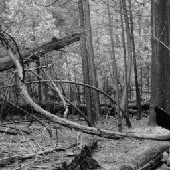
%> input picture assets/woods.png, 170 x 170 px
$ octave solution.m   (GNU Octave 9; MATLAB toolbox functions it lacks are replaced by stand-ins)
%> lines starting %> are read from the running program, lines starting %| are printed output that depends on the picture
clear all; close all; clc;

laplacian = [-1/8 -1/8 -1/8;
             -1/8  1   -1/8;
             -1/8 -1/8 -1/8];

woods = imread('/MATLAB Drive/assets/woods.png');
%> woods is the input picture: size 170x170 uint8; min 4, max 238, mean 105.8
woods = im2double(woods);
%> woods: size 170x170 double

sigma1 = 1.5;
sigma2 = 5.0;

size1 = ceil(6*sigma1) + 1;
size2 = ceil(6*sigma2) + 1;

gaussian1 = fspecial('gaussian', [size1 size1], sigma1);
gaussian2 = fspecial('gaussian', [size2 size2], sigma2);

log1 = conv2(gaussian1, laplacian, 'same');
log2 = conv2(gaussian2, laplacian, 'same');

figure;

% Show mesh plots of LoG masks
subplot(2,2,1);
mesh(log1);
title('LoG Mask (\sigma = 1.5)');
colorbar;
axis tight;

subplot(2,2,2);
mesh(log2);
title('LoG Mask (\sigma = 5.0)');
colorbar;
axis tight;

% Convolve woods image with LoG masks
response1 = conv2(woods, log1, 'same');
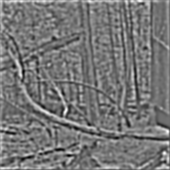
%> response1: size 170x170 double; min -0.0347, max 0.045, mean 0.0026; drawn with min black and max white
response2 = conv2(woods, log2, 'same');
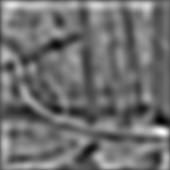
%> response2: size 170x170 double; min -0.00237, max 0.00475, mean 0.000756; drawn with min black and max white

% Display convolution results
subplot(2,2,3);
imagesc(response1);
colormap('gray');
colorbar;
title('Woods * LoG (\sigma = 1.5)');
axis('off', 'equal', 'tight');

subplot(2,2,4);
imagesc(response2);
colormap('gray');
colorbar;
title('Woods * LoG (\sigma = 5.0)');
axis('off', 'equal', 'tight');
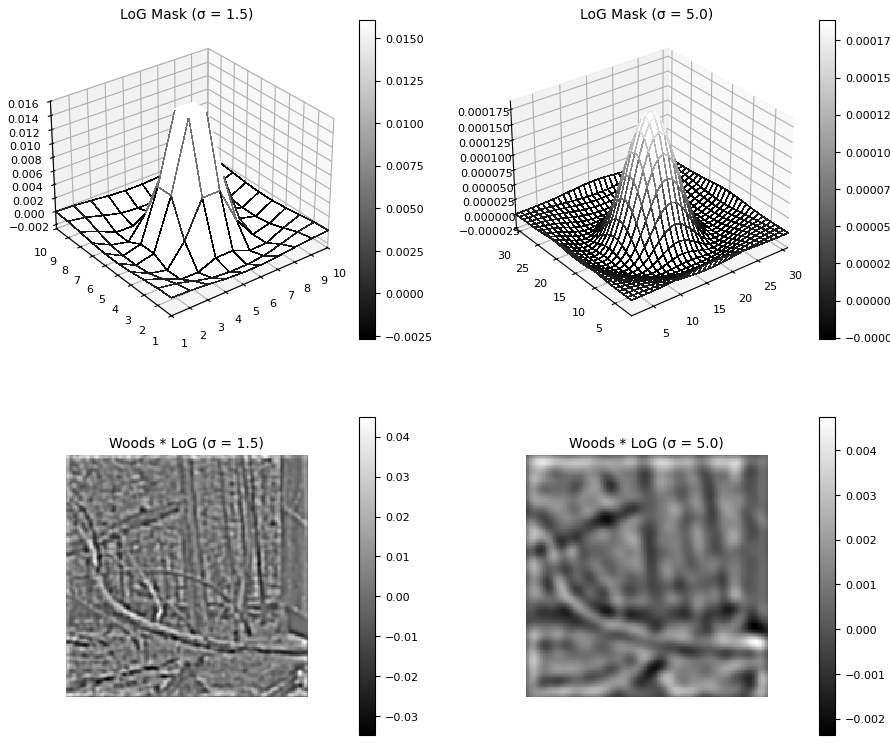
%> figure redrawn from the program's plot data, 4 panels

% Extract and display pixel values with proper formatting (4 decimal places)
disp('LoG (σ = 1.5) values:');
disp(['row=169, column=4: ' num2str(response1(169, 4), '%.4f')]);
%| row=169, column=4: 0.0357
disp(['row=134, column=13: ' num2str(response1(134, 13), '%.4f')]);
%| row=134, column=13: -0.0280

disp('LoG (σ = 5.0) values:');
disp(['row=169, column=4: ' num2str(response2(169, 4), '%.4f')]);
%| row=169, column=4: 0.0011
disp(['row=134, column=13: ' num2str(response2(134, 13), '%.4f')]);
%| row=134, column=13: -0.0004

$ run again, with assets/elephant.png copied over assets/woods.png
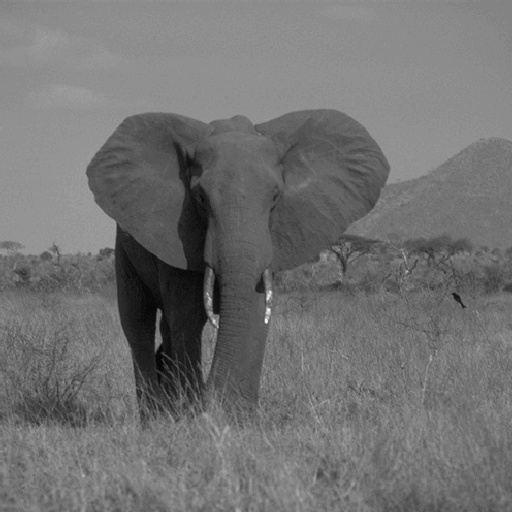
%> input picture assets/elephant.png, 512 x 512 px
%> woods is the input picture: size 512x512 uint8; min 6, max 249, mean 113.7
%> woods: size 512x512 double
%> `response1 = conv2(woods, log1, 'same');`:
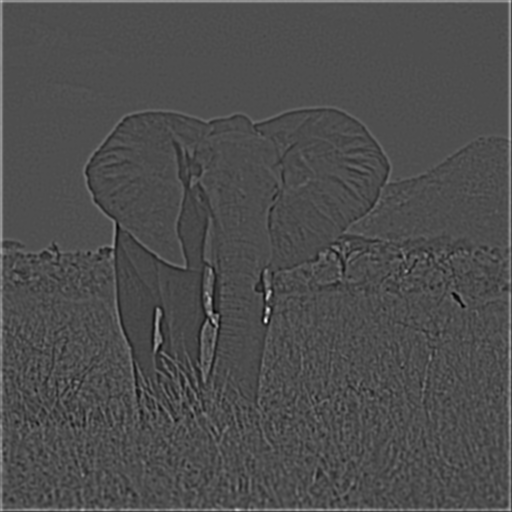
%> response1: size 512x512 double; min -0.0195, max 0.0516, mean 0.0023; drawn with min black and max white
%> `axis('off', 'equal', 'tight');`:
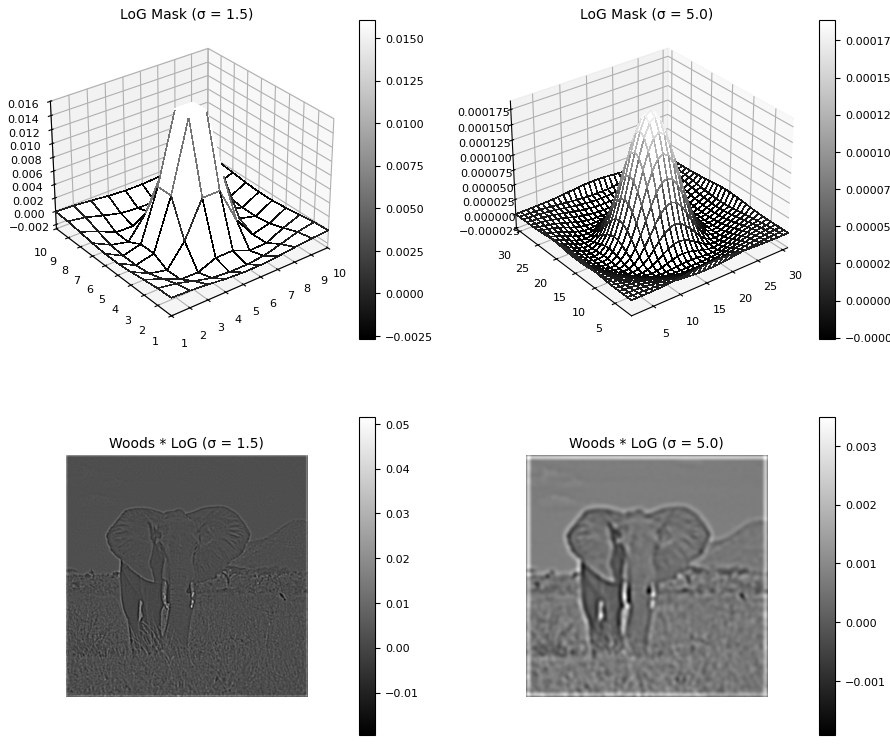
%> figure redrawn from the program's plot data, 4 panels
%| row=169, column=4: 0.0055
%| row=134, column=13: 0.0026
%| row=169, column=4: 0.0023
%| row=134, column=13: 0.0009
